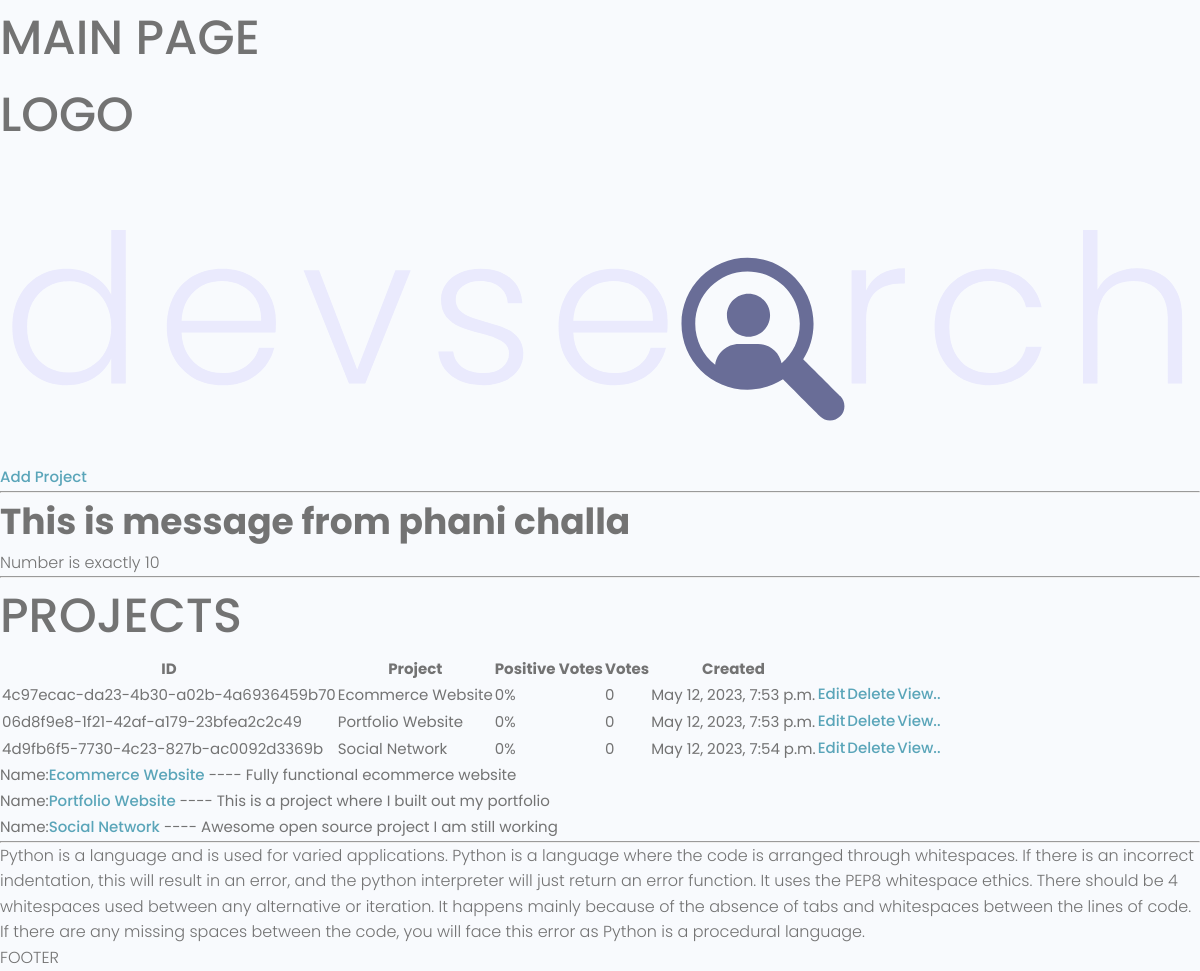
Before: / with the older database file.
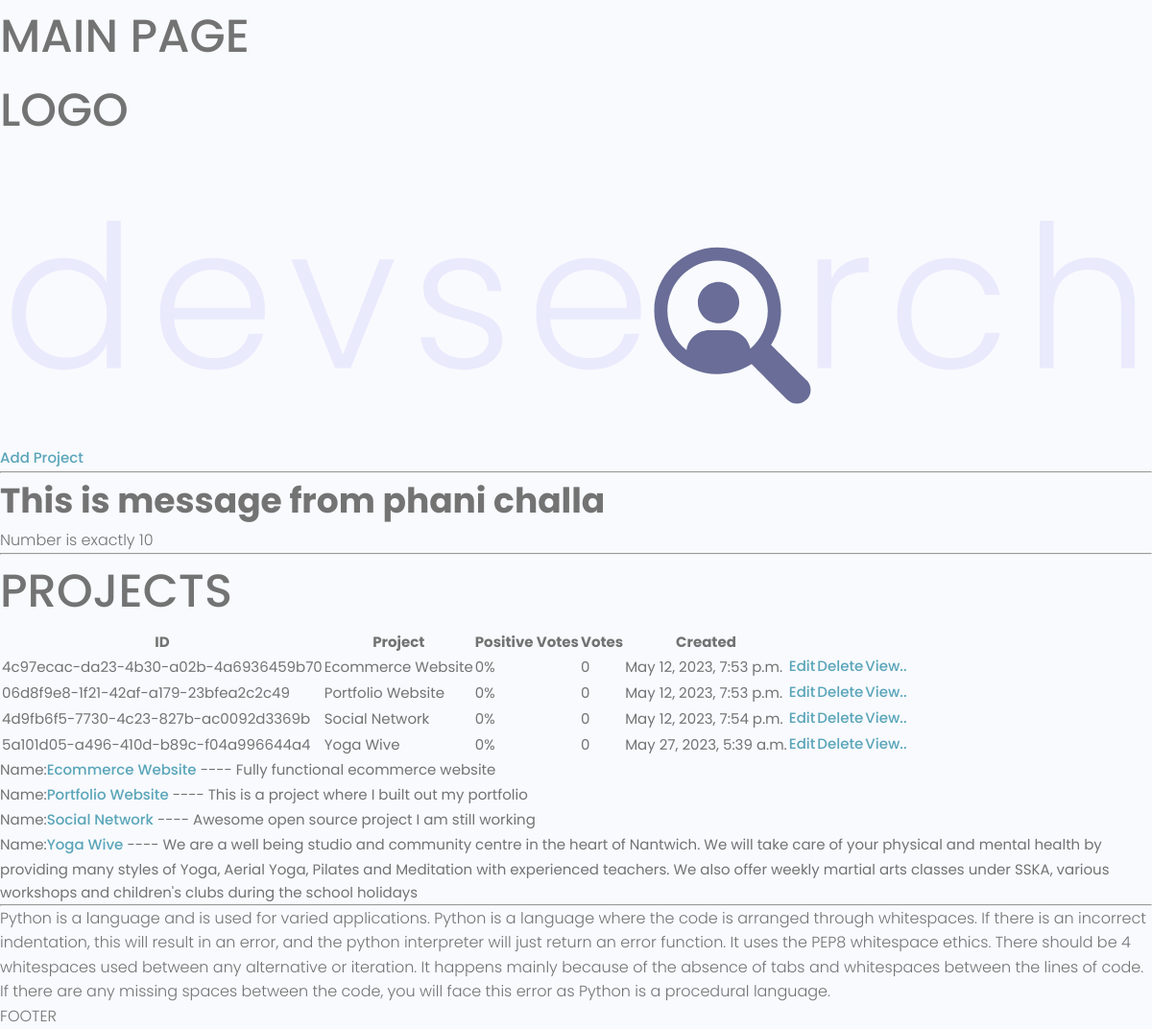
After: the same page with the newer database file.
### projects/models.py (models this page shows, shortened)
class Project(models.Model):
    title = models.CharField(max_length=200)
    description = models.TextField(null= True, blank= True)
    featured_image = models.ImageField(null= True, blank= True,default='default.jpg')
    demo_link=  models.CharField(max_length=200,null=True, blank=True)
    source_link= models.CharField(max_length=200,null=True, blank=True)
    tags = models.ManyToManyField('Tag',blank=True)
    vote_total = models.IntegerField(default=0,null=True,blank=True)
    vote_ratio = models.IntegerField(default=0,null=True,blank=True)
    created = models.DateTimeField(auto_now_add=True)
    id = models.UUIDField(default=uuid.uuid4,unique=True, primary_key=True,editable=False)

### projects/views.py (the view)
# urls.py: path('',include('projects.urls')),
def projects(request):
    mess = 'This is message from phani challa'
    number = 10
    projectList = Project.objects.all()
    context = {'message': mess, 'num':number,'projects':projectList}
    return render(request,'projects/projects.html',context)

### projects/templates/projects/projects.html
{% extends 'main.html' %} {% block content %}
<h2>{{message}}</h2>
{% if num > 10%}
<p>Number is grater than 10</p>
{% elif num == 10 %}
<p>Number is exactly 10</p>
{% else %}
<p>Number is less than 10</p>
{% endif %}
<hr />
<h1>PROJECTS</h1>
<table>
  <tr>
    <th>ID</th>
    <th>Project</th>
    <th>Positive Votes</th>
    <th>Votes</th>
    <th>Created</th>
    <th></th>
  </tr>
  {% for project in projects %}
  <tr>
    <td>{{project.id}}</td>
    <td>{{project.title}}</td>
    <td>{{project.vote_ratio}}%</td>
    <td>{{project.vote_total}}</td>
    <td>{{project.created}}</td>
    <td><a href="{% url 'update_Project' project.id %}">Edit</a></td>
    <td><a href="{% url 'delete_Project' project.id %}">Delete</a></td>
    <td><a href="{% url 'project' project.id %}">View..</a></td>
  </tr>
  {% endfor %}
</table>
<ul>
  {% for project in projects %}
  <li>
    Name:<a href="{% url 'project' project.id %}">{{project.title}}</a> ----
    {{project.description}}
  </li>
  {% endfor %}
</ul>
<hr />
<p>
  Python is a language and is used for varied applications. Python is a language
  where the code is arranged through whitespaces. If there is an incorrect
  indentation, this will result in an error, and the python interpreter will
  just return an error function. It uses the PEP8 whitespace ethics. There
  should be 4 whitespaces used between any alternative or iteration. It happens
  mainly because of the absence of tabs and whitespaces between the lines of
  code. If there are any missing spaces between the code, you will face this
  error as Python is a procedural language.
</p>
{%endblock content%}

### templates/main.html (shortened to what this page needs)
<html lang="en">
  {% load static %}
  <head>
    <link
      rel="stylesheet"
      type="text/css"
      media="screen"
      href="{% static 'uikit/styles/uikit.css' %}"
    />
    <link
      rel="stylesheet"
      type="text/css"
      media="screen"
      href="{% static 'styles/app.css' %}"
    />
  </head>
  <body>
    <h1>MAIN PAGE</h1>
    {% include 'navbar.html' %} {% block content %} {% endblock content %}
    <p>FOOTER</p>
  </body>
</html>

### templates/navbar.html
{% load static %}
<h1>LOGO</h1>
<img src="{% static 'images/logo.svg' %}" />
<a href="{% url 'create_Project'   %}">Add Project</a>
<hr />

### static/styles/app.css (style rules this page uses)
:root { --color-sub: #2d2d39; }
img { width: 100%; }

### static/uikit/styles/modules/_variables.css (style rules this page uses)
:root { --color-main: #5aa5b9; --color-main-light: #e6faff; --color-sub: #3f4156; --color-sub-light: #51546e; --color-sub-lighter: #ededfd; --color-text: #737373; --color-gray: #8b8b8b; --color-light: #e5e7eb; --color-light-gray: #767676; --color-bg: #f8fafd; --color-white: #fffefd; --color-white-light: #f3f3f3; --color-success: #359e64; --color-success-bg: #def8e8; --color-error: #fc4b0b; --color-error-bg: #fff2ee; --font-base: 'Poppins', arial, helvetica, 'Segoe UI', roboto, ubuntu, sans-serif; --font-monospace: 'Fira Code', 'Courier New', courier, monospace; --font-regular: 300; --font-medium: 500; --font-bold: 700; --generic-shadow: 1px 1px 5px #00000010; --generic-transition: all 0.3s ease-in-out; }

### static/uikit/styles/modules/_base.css (style rules this page uses)
* { margin: 0; padding: 0; box-sizing: border-box; text-rendering: optimizeLegibility; color: inherit; font-size: inherit; }
html { font-size: 50%; }
@media only screen and (min-width: 480px) { html { font-size: 56.25%; } }
@media only screen and (min-width: 1200px) { html { font-size: 62.5%; } }
body { line-height: 1.6; font-weight: 400; font-size: 1.5rem; color: var(--color-text); background-color: var(--color-bg); min-height: 100vh; }

### static/uikit/styles/modules/_typography.css (style rules this page uses)
* { font-family: var(--font-base); }
h1 { font-size: 4.8rem; font-weight: var(--font-medium); }
h2 { font-size: 3.6rem; font-weight: var(--font-bold); }
p, span, strong { font-size: 1.6rem; color: var(--color-text); font-weight: var(--font-regular); }
a { padding-bottom: 2px; text-decoration: none; display: inline-block; color: var(--color-main); font-weight: var(--font-medium); }

Changed rows visible on the page:
added Project: id "5a101d05-a496-410d-b89c-f04a996644a4", title "Yoga Wive", vote_ratio "0", vote_total "0", created "May 27, 2023, 5:39 a.m.", description "We are a well being studio and community centre in the heart of Nantwich. We will take care of your physical and mental health by providing many styles of Yoga, Aerial Yoga, Pilates and Meditation with experienced teachers. We also offer weekly martial arts classes under SSKA, various workshops and children's clubs during the school holidays"
